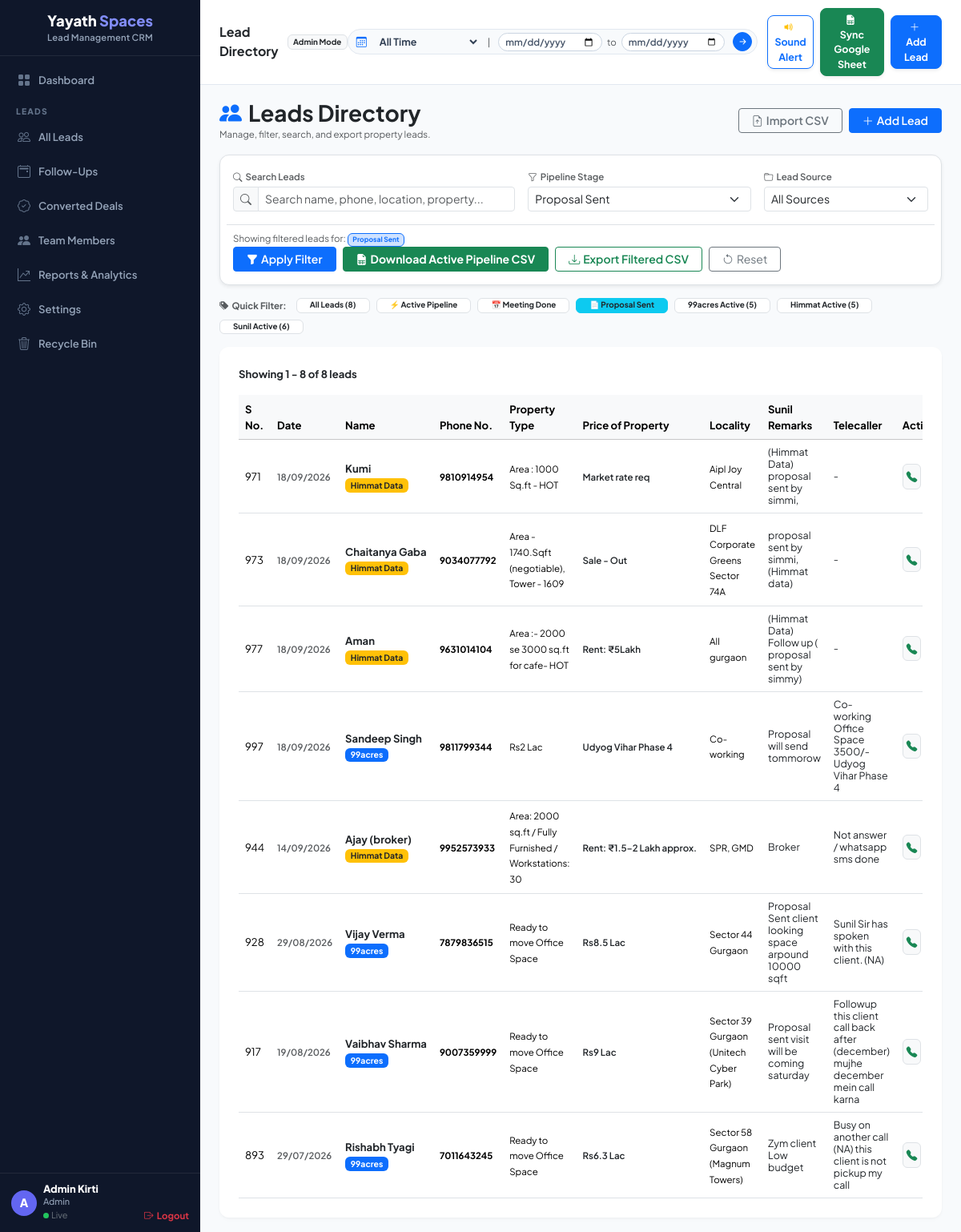
Screenshot of /leads?status=Proposal+Sent (signed in) with the database file from the repository.
### models.py (models this page shows, shortened)
class Lead(db.Model):
    __tablename__ = 'leads'
    id = db.Column(db.Integer, primary_key=True)
    name = db.Column(db.String(255), nullable=False)
    email = db.Column(db.String(255), nullable=False)
    phone = db.Column(db.String(50), nullable=True)
    source = db.Column(db.String(100), nullable=True, default='99acres')
    property_type = db.Column(db.String(100), nullable=True)
    budget = db.Column(db.String(100), nullable=True)
    location = db.Column(db.String(255), nullable=True)
    status = db.Column(db.String(50), nullable=False, default='New')
    priority = db.Column(db.String(20), nullable=False, default='Medium')
    assigned_to = db.Column(db.String(255), nullable=True)
    is_imported = db.Column(db.Boolean, default=False)
    sunil_remarks = db.Column(db.Text, nullable=True)
    telecaller_remarks = db.Column(db.Text, nullable=True)
    listing_id = db.Column(db.String(100), nullable=True)
    response_from = db.Column(db.String(100), nullable=True)
    is_deleted = db.Column(db.Boolean, default=False)
    deleted_at = db.Column(db.DateTime, nullable=True)
    created_at = db.Column(db.DateTime, default=datetime.utcnow)
    updated_at = db.Column(db.DateTime, default=datetime.utcnow, onupdate=datetime.utcnow)
    notes = db.relationship('Note', backref='lead', lazy=True, cascade='all, delete-orphan')
    followups = db.relationship('FollowUp', backref='lead', lazy=True, cascade='all, delete-orphan')
    tasks = db.relationship('Task', backref='lead', lazy=True, cascade='all, delete-orphan')
    activities = db.relationship('ActivityLog', backref='lead', lazy=True, cascade='all, delete-orphan')

### routes.py (the view, shortened to what this page needs)
@web_bp.route('/leads')
def leads_list():
    import math
    status_filter = request.args.get('status', '')
    priority_filter = request.args.get('priority', '')
    source_filter = request.args.get('source', '')
    search = request.args.get('search', '')
    page = request.args.get('page', 1, type=int)
    per_page = request.args.get('per_page', 15, type=int)
    query = Lead.query
    query, time_filter, start_date_str, end_date_str = apply_date_filter(query)
    if status_filter:
        query = query.filter_by(status=status_filter)
    if priority_filter:
        query = query.filter_by(priority=priority_filter)
    if source_filter:
        query = query.filter_by(source=source_filter)
    all_matching_leads = query.order_by(Lead.created_at.desc()).all()
    total_count = len(all_matching_leads)
    total_pages = math.ceil(total_count / per_page) if total_count > 0 else 1
    page = max(1, min(page, total_pages))
    start_idx = (page - 1) * per_page
    end_idx = start_idx + per_page
    leads = all_matching_leads[start_idx:end_idx]
    all_unfiltered = Lead.query.filter((Lead.is_deleted == False) | (Lead.is_deleted == None)).all()
    active_99acres = sum(1 for l in all_unfiltered if l.status == 'Active Pipeline' and l.source == '99acres')
    active_himmat = sum(1 for l in all_unfiltered if l.status == 'Active Pipeline' and l.source == 'Himmat Data')
    active_sunil = sum(1 for l in all_unfiltered if l.status == 'Active Pipeline' and l.source == 'Sunil Data')
    trash_count = Lead.query.filter_by(is_deleted=True).count()
    return render_template('leads_list.html',
        leads=leads, total_count=total_count, page=page, total_pages=total_pages, per_page=per_page,
        status_filter=status_filter, priority_filter=priority_filter, source_filter=source_filter,
        search=search, time_filter=time_filter, start_date=start_date_str, end_date=end_date_str,
        active_99acres=active_99acres, active_himmat=active_himmat, active_sunil=active_sunil,
        trash_count=trash_count)

### routes.py (called while the page is built)
@web_bp.before_app_request
def check_authentication():
    if (request.path in ('/login', '/logout', '/favicon.ico') or
        request.path.startswith('/login') or
        request.path.startswith('/logout') or
        request.path.startswith('/static') or
        request.path.startswith('/api')):
        return
    allowed_routes = ['web.login', 'web.logout', 'static']
    if request.endpoint and request.endpoint in allowed_routes:
        return
    if 'user_id' not in session:
        return redirect(url_for('web.login'))

### templates/leads_list.html (shortened to what this page needs)
{% extends "base.html" %}
{% block content %}
<div class="d-flex justify-content-between align-items-center mb-3">
    <div>
        <h3 class="fw-bold mb-0 text-dark"><i class="bi bi-people-fill text-primary me-2"></i>Leads Directory</h3>
        <small class="text-muted">Manage, filter, search, and export property leads.</small>
    </div>
    <div class="d-flex gap-2">
        <a href="/import" class="btn btn-sm btn-outline-secondary px-3 fw-semibold"><i class="bi bi-file-earmark-arrow-up me-1"></i>Import CSV</a>
        <a href="/leads/add" class="btn btn-sm btn-primary px-3 fw-semibold"><i class="bi bi-plus-lg me-1"></i>Add Lead</a>
    </div>
</div>
<div class="card card-custom p-3 mb-3 border shadow-sm">
    <form method="GET" class="row g-3 align-items-center">
        <div class="col-md-5">
            <label class="form-label fw-semibold small text-muted mb-1"><i class="bi bi-search me-1"></i>Search Leads</label>
            <div class="input-group input-group-sm">
                <span class="input-group-text bg-light text-muted"><i class="bi bi-search"></i></span>
                <input type="text" name="search" class="form-control" placeholder="Search name, phone, location, property..." value="{{ search }}">
            </div>
        </div>
        <div class="col-md-4">
            <label class="form-label fw-semibold small text-muted mb-1"><i class="bi bi-funnel me-1"></i>Pipeline Stage</label>
            <select name="status" class="form-select form-select-sm">
                {% for s in ['New','Contacted','Qualified','Meeting Done','Proposal Sent','Active Pipeline','Deal Close','Lost'] %}
                <option value="{{ s }}" {{ 'selected' if status_filter == s }}>{{ s }}</option>
                {% endfor %}
            </select>
        </div>
        <div class="col-md-3">
            <label class="form-label fw-semibold small text-muted mb-1"><i class="bi bi-folder me-1"></i>Lead Source</label>
            <select name="source" class="form-select form-select-sm">
                <option value="">All Sources</option>
            </select>
        </div>
        <div class="col-12 d-flex flex-wrap justify-content-between align-items-center pt-2 border-top">
            <div class="small text-muted mb-1 mb-md-0">
                {% if status_filter or source_filter or search %}
                Showing filtered leads for:
                {% if status_filter %}<span class="badge bg-primary-subtle text-primary border border-primary me-1">{{ status_filter }}</span>{% endif %}
                {% else %}
                Showing all leads directory. Filter or search above.
                {% endif %}
            </div>
            <div class="d-flex gap-2">
                <button type="submit" class="btn btn-sm btn-primary px-3 fw-semibold">
                    <i class="bi bi-funnel-fill me-1"></i>Apply Filter
                </button>
                <a href="/export-active-pipeline" class="btn btn-sm btn-success px-3 fw-bold text-nowrap" title="Download single CSV sheet for Meeting Done, Proposal Sent, and Active Pipeline leads (Newest to Oldest)">
                    <i class="bi bi-file-earmark-spreadsheet-fill me-1"></i>Download Active Pipeline CSV
                </a>
                <a href="/export?status={{ status_filter }}&source={{ source_filter }}&search={{ search }}&time_filter={{ time_filter }}&start_date={{ start_date }}&end_date={{ end_date }}" class="btn btn-sm btn-outline-success px-3 fw-semibold text-nowrap" title="Download matching filtered leads as CSV">
                    <i class="bi bi-download me-1"></i>Export Filtered CSV
                </a>
                {% if status_filter or source_filter or search %}
                <a href="/leads" class="btn btn-sm btn-outline-secondary px-3 text-nowrap" title="Clear Filters"><i class="bi bi-arrow-counterclockwise me-1"></i>Reset</a>
                {% endif %}
            </div>
        </div>
    </form>
</div>
<div class="d-flex flex-wrap align-items-center gap-2 mb-3">
    <span class="small text-muted fw-bold me-1"><i class="bi bi-tags-fill me-1"></i>Quick Filter:</span>
    <a href="/leads" class="badge {{ 'bg-dark text-white' if not status_filter and not source_filter else 'bg-white text-dark border' }} text-decoration-none py-1.5 px-3">
        All Leads ({{ total_count }})
    </a>
    <a href="/leads?status=Active+Pipeline" class="badge {{ 'bg-success text-white' if status_filter == 'Active Pipeline' and not source_filter else 'bg-white text-dark border' }} text-decoration-none py-1.5 px-3">
        ⚡ Active Pipeline
    </a>
    <a href="/leads?status=Meeting+Done" class="badge {{ 'bg-primary text-white' if status_filter == 'Meeting Done' else 'bg-white text-dark border' }} text-decoration-none py-1.5 px-3">
        📅 Meeting Done
    </a>
    <a href="/leads?status=Proposal+Sent" class="badge {{ 'bg-info text-dark border border-info' if status_filter == 'Proposal Sent' else 'bg-white text-dark border' }} text-decoration-none py-1.5 px-3">
        📄 Proposal Sent
    </a>
    <a href="/leads?status=Active+Pipeline&source=99acres" class="badge {{ 'bg-primary text-white' if status_filter == 'Active Pipeline' and source_filter == '99acres' else 'bg-white text-dark border' }} text-decoration-none py-1.5 px-3">
        99acres Active ({{ active_99acres }})
    </a>
    <a href="/leads?status=Active+Pipeline&source=Himmat+Data" class="badge {{ 'bg-warning text-dark border border-warning' if status_filter == 'Active Pipeline' and source_filter == 'Himmat Data' else 'bg-white text-dark border' }} text-decoration-none py-1.5 px-3">
        Himmat Active ({{ active_himmat }})
    </a>
    <a href="/leads?status=Active+Pipeline&source=Sunil+Data" class="badge {{ 'bg-info text-dark border border-info' if status_filter == 'Active Pipeline' and source_filter == 'Sunil Data' else 'bg-white text-dark border' }} text-decoration-none py-1.5 px-3">
        Sunil Active ({{ active_sunil }})
    </a>
</div>
<div class="card card-custom p-4">
    <div class="d-flex justify-content-between align-items-center mb-3">
        <span class="fw-bold text-dark">
            Showing {{ ((page - 1) * per_page + 1) if total_count > 0 else 0 }} - {{ (page * per_page) if (page * per_page) < total_count else total_count }} of {{ total_count }} leads
        </span>
    </div>
    <div class="table-responsive">
        <table class="table table-hover align-middle mb-0">
            <thead class="table-light">
                <tr>
                    <th>S No.</th>
                    <th>Date</th>
                    <th>Name</th>
                    <th>Phone No.</th>
                    <th>Property Type</th>
                    <th>Price of Property</th>
                    <th>Locality</th>
                    <th>Sunil Remarks</th>
                    <th>Telecaller</th>
                    <th>Actions</th>
                </tr>
            </thead>
            <tbody>
                {% for lead in leads %}
                <tr>
                    <td>{{ lead.id }}</td>
                    <td><small class="text-muted fw-semibold" style="white-space:nowrap;">{{ lead.created_at.strftime('%d/%m/%Y') if lead.created_at else '-' }}</small></td>
                    <td>
                        <a href="/leads/{{ lead.id }}" class="text-decoration-none fw-bold text-dark" style="white-space:nowrap;">{{ lead.name }}</a>
                        <br><span class="badge {{ 'bg-primary' if lead.source == '99acres' else ('bg-info text-dark' if lead.source == 'Sunil Data' else 'bg-warning text-dark') }}" style="font-size:0.65rem;">
                            {{ lead.source or '99acres' }}
                        </span>
                    </td>
                    <td><small class="fw-bold" style="white-space:nowrap;">{{ lead.phone or '-' }}</small></td>
                    <td><small>{{ lead.property_type or '-' }}</small></td>
                    <td><small class="fw-semibold text-dark" style="white-space:nowrap;">{{ lead.budget or '-' }}</small></td>
                    <td><small>{{ lead.location or '-' }}</small></td>
                    <td>
                        <small class="text-dark d-block" style="max-width:140px; font-size:0.78rem; line-height:1.2;">
                            {{ lead.sunil_remarks if lead.sunil_remarks else '-' }}
                        </small>
                    </td>
                    <td>
                        <small class="text-dark d-block" style="max-width:130px; font-size:0.78rem; line-height:1.2;">
                            {{ lead.telecaller_remarks if lead.telecaller_remarks else '-' }}
                        </small>
                    </td>
                    <td>
                        <div class="d-flex align-items-center gap-1">
                            {% if lead.phone and lead.phone != '-' %}
                            <a href="tel:{{ lead.phone }}" class="btn btn-sm btn-light border text-success p-1 rounded-2" title="Call {{ lead.phone }}">
                                <i class="bi bi-telephone-fill" style="font-size:0.85rem;"></i>
                            </a>
                            {% set clean_phone = lead.phone | replace('-', '') | replace(' ', '') | replace('+91', '') %}
                            {% endif %}
                        </div>
                    </td>
                </tr>
                {% else %}
                <tr><td colspan="10" class="text-center text-muted py-4">No leads found. <a href="/leads/add">Add lead</a> or <a href="/import">Import CSV</a></td></tr>
                {% endfor %}
            </tbody>
        </table>
    </div>
</div>
{% endblock %}

### templates/base.html (style rules this page uses)
:root { --primary-bg: #f8fafc; --sidebar-width: 250px; --sidebar-bg: #0f172a; --active-nav-bg: #3b82f6; --brand-purple: #818cf8; --text-dark: #1e293b; --card-radius: 12px; }
body { font-family: 'Plus Jakarta Sans', -apple-system, BlinkMacSystemFont, "Segoe UI", Roboto, sans-serif; background-color: var(--primary-bg); color: var(--text-dark); font-size: 0.82rem; margin: 0; padding: 0; }
.card-custom { border: none; border-radius: var(--card-radius); box-shadow: 0 1px 3px rgba(0,0,0,0.04), 0 4px 8px -2px rgba(0,0,0,0.02); background: #ffffff; }

### rows the page displays
Lead: id "971", created_at "18/09/2026", name "Kumi", source "Himmat Data", phone "9810914954", property_type "Area : 1000 Sq.ft - HOT", budget "Market rate req", location "Aipl Joy Central", sunil_remarks "(Himmat Data) proposal sent by simmi,", telecaller_remarks "-"
Lead: id "973", created_at "18/09/2026", name "Chaitanya Gaba", source "Himmat Data", phone "9034077792", property_type "Area - 1740.Sqft (negotiable), Tower - 1609", budget "Sale - Out", location "DLF Corporate Greens Sector 74A", sunil_remarks "proposal sent by simmi,(Himmat data)", telecaller_remarks "-"
Lead: id "977", created_at "18/09/2026", name "Aman", source "Himmat Data", phone "9631014104", property_type "Area :- 2000 se 3000 sq.ft for cafe- HOT", budget "Rent: ₹5Lakh", location "All gurgaon", sunil_remarks "(Himmat Data) Follow up ( proposal sent by simmy)", telecaller_remarks "-"
Lead: id "997", created_at "18/09/2026", name "Sandeep Singh", source "99acres", phone "9811799344", property_type "Rs2 Lac", budget "Udyog Vihar Phase 4", location "Co-working", sunil_remarks "Proposal will send tommorow", telecaller_remarks "Co-working Office Space 3500/- Udyog Vihar Phase 4"
Lead: id "944", created_at "14/09/2026", name "Ajay (broker)", source "Himmat Data", phone "9952573933", property_type "Area: 2000 sq.ft / Fully Furnished / Workstations: 30", budget "Rent: ₹1.5–2 Lakh approx.", location "SPR, GMD", sunil_remarks "Broker", telecaller_remarks "Not answer / whatsapp sms done"
Lead: id "928", created_at "29/08/2026", name "Vijay Verma", source "99acres", phone "7879836515", property_type "Ready to move Office Space", budget "Rs8.5 Lac", location "Sector 44 Gurgaon", sunil_remarks "Proposal Sent client looking space arpound 10000 sqft", telecaller_remarks "Sunil Sir has spoken with this client. (NA)"
Lead: id "917", created_at "19/08/2026", name "Vaibhav Sharma", source "99acres", phone "9007359999", property_type "Ready to move Office Space", budget "Rs9 Lac", location "Sector 39 Gurgaon (Unitech Cyber Park)", sunil_remarks "Proposal sent visit will be coming saturday", telecaller_remarks "Followup this client call back after (december) mujhe december mein call karna"
Lead: id "893", created_at "29/07/2026", name "Rishabh Tyagi", source "99acres", phone "7011643245", property_type "Ready to move Office Space", budget "Rs6.3 Lac", location "Sector 58 Gurgaon (Magnum Towers)", sunil_remarks "Zym client Low budget", telecaller_remarks "Busy on another call (NA) this client is not pickup my call"

### other values shown
{{ (session.get('user_name') or 'U')[0].upper() }} "A"
{{ session.get('user_name') or 'User' }} "Admin Kirti"
{{ session.get('user_role') or 'Role' }} "Admin"
{{ session.get('user_role', 'Member') }} "Admin"
{{ status_filter }} "Proposal Sent"
{{ total_count }} "8"
{{ active_99acres }} "5"
{{ active_himmat }} "5"
{{ active_sunil }} "6"
{{ ((page - 1) * per_page + 1) if total_count > 0 else 0 }} "1"
{{ (page * per_page) if (page * per_page) < total_count else total_count }} "8"
form field status "Proposal Sent"
